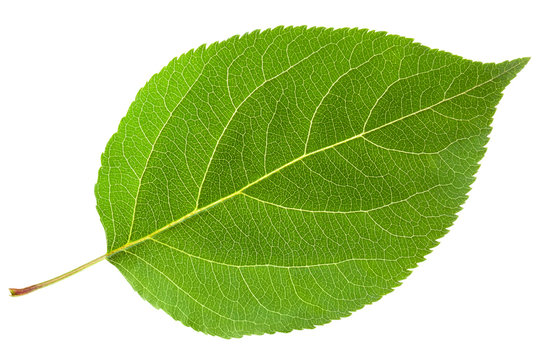
%> input picture Part A/Original Images/leaf.jpg, 540 x 360 px
$ octave ask1.m   (GNU Octave 9; MATLAB toolbox functions it lacks are replaced by stand-ins)
%> lines starting %> are read from the running program, lines starting %| are printed output that depends on the picture; in (x1, y1, x2, y2) boxes, pixels count from 0 and x2, y2 are one past the last pixel; in counts of white or black regions, pixels touching at a corner belong together; the program's own positions count from 1
%ασκ1.1
I=imread("leaf.jpg");
%> I is the input picture: size 360x540x3 uint8; mean R, G, B 181.9, 206, 140
whos("I")

%1.1.1

Igray=im2gray(I);
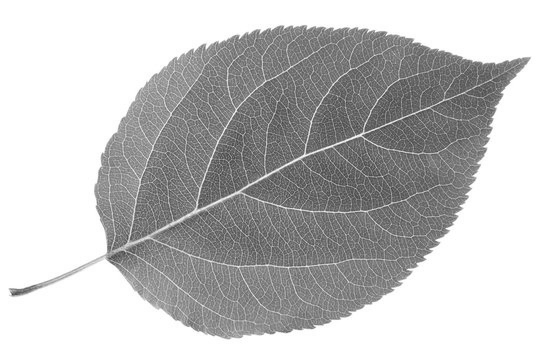
%> Igray: size 360x540 uint8; min 59, max 255, mean 191.3
%figure("Name","grayscale")
%imshow(Igray)
whos("Igray")
%κατωφλίωση
BW = imbinarize(Igray);
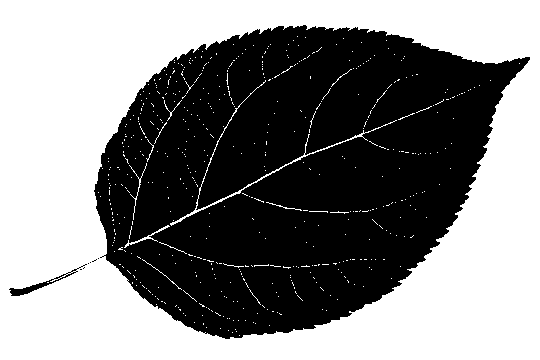
%> BW: size 360x540 logical; 51.7% white; 8 black regions (6 under 20 px), largest, box (x1, y1, x2, y2) and area: (94, 25, 530, 339) 93517, (9, 264, 87, 296) 318

figure("Name","binary")
imshow(BW)
impixelinfo

figure("Name","erwthma1.1")
imshowpair(Igray,BW,'montage')
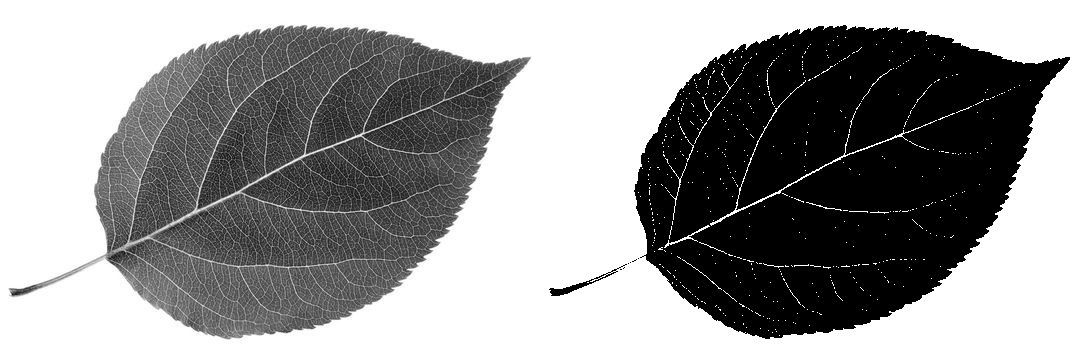
%> displayed picture: size 360x1080, on the screen's scale of 0 to 255; min 0, max 255, mean 152

%1.1.2

P=[101 162]; %αρχικό πίξελ
%> (the run ends here)
